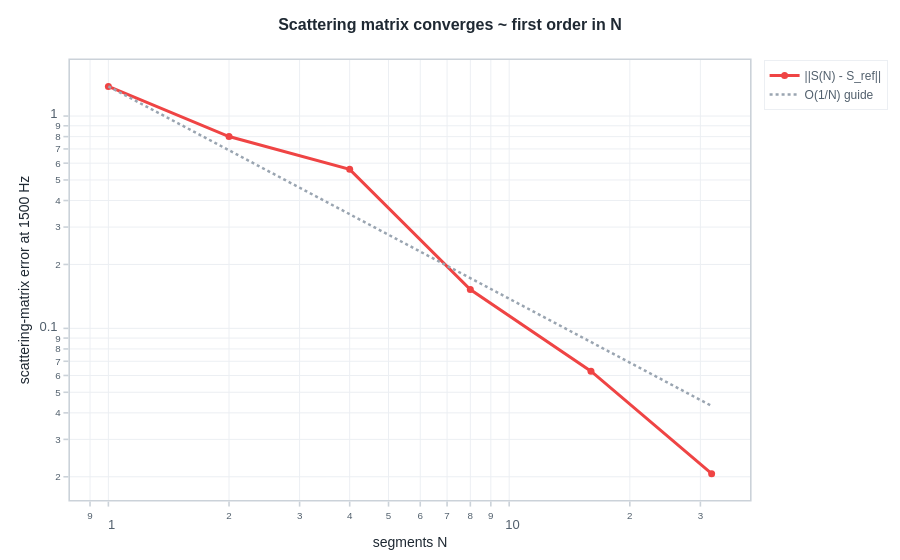

Here is the notebook cell this chart was saved with:
### Markdown cell above
## How fast does it converge?

At a fixed frequency, the distance of `S(N)` from a fine reference falls roughly like $\mathcal{O}(1/N)$.
This is **first order**, far slower than the mean flow's instant convergence.
So an acoustic quantity needs genuine refinement (several segments per wavelength across the horn), not the one doubling a mean-flow quantity takes.

### Code cell
f0 = 1500.0
S_ref = scatter(64, f0)[0]
Ns = np.array([1, 2, 4, 8, 16, 32])
err = np.array([np.linalg.norm(scatter(n, f0)[0] - S_ref) for n in Ns])

fig = go.Figure()
fig.add_scatter(x=Ns, y=err, mode="lines+markers", name="||S(N) - S_ref||", line=dict(color=COLORWAY[4], width=3))
fig.add_scatter(x=Ns, y=err[0] / Ns, mode="lines", name="O(1/N) guide", line=dict(color="#9aa5b1", dash="dot"))
fig.update_xaxes(title_text="segments N", type="log")
fig.update_yaxes(title_text=f"scattering-matrix error at {f0:.0f} Hz", type="log")
fig.update_layout(title="Scattering matrix converges ~ first order in N")
fig.show()

### Figure 1 — Plotly figure (JSON) as saved in the notebook; plotly's stock layout.template omitted (floating-point values rounded to 4 significant figures)
{"data": [{"line": {"color": "#ef4444", "width": 3}, "mode": "lines+markers", "name": "||S(N) - S_ref||", "type": "scatter", "x": [1, 2, 4, 8, 16, 32], "y": [1.38, 0.8007, 0.5609, 0.1524, 0.06286, 0.02069]}, {"line": {"color": "#9aa5b1", "dash": "dot"}, "mode": "lines", "name": "O(1/N) guide", "type": "scatter", "x": [1, 2, 4, 8, 16, 32], "y": [1.38, 0.6899, 0.3449, 0.1725, 0.08623, 0.04312]}], "layout": {"title": {"text": "Scattering matrix converges ~ first order in N"}, "xaxis": {"title": {"text": "segments N"}, "type": "log"}, "yaxis": {"title": {"text": "scattering-matrix error at 1500 Hz"}, "type": "log"}}}
